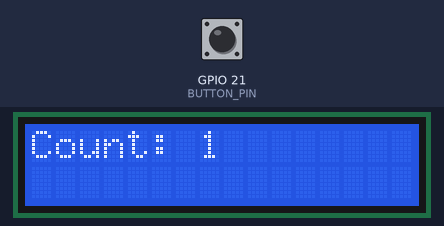
Bench run of a sketch on a simulated ESP32. Shown: 16×2 character LCD. The inputs (shaded band) are chosen by the test bench; at power-on: GPIO 21 (BUTTON_PIN) HIGH.

Above: at 1.6 s.
1.7 s: GPIO 21 (BUTTON_PIN) pulled LOW for 0.15 s
At 2.4 s:
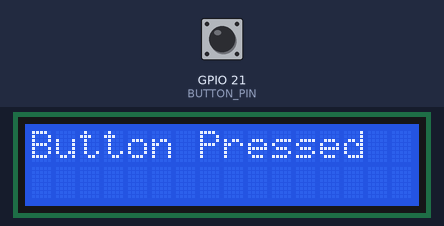
4.8 s: GPIO 21 (BUTTON_PIN) pulled LOW for 1 s
At 7.5 s:
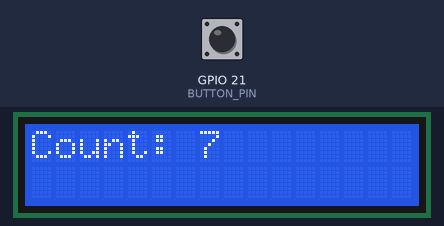
8.3 s: GPIO 21 (BUTTON_PIN) pulled LOW for 3.2 s
Timing chart, 0 to 11.3 s (numbered marks = the images above; inputs shaded):
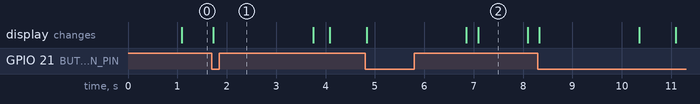

Measured:
- after the input at 1.7 s, the display: changes at once (image 1)
- what the display in image 2 shows lasts 1.0 s, from 7.1 s to 8.1 s

The sketch:

drift_test.ino
```cpp
/*
 * Filename: counter_interrupt_api.ino
 * Author: Nathaniel Wagner
 * Description: Displays a seconds counter on an I2C LCD, incremented by
 *              a true hardware timer interrupt (timerAttachInterrupt),
 *              rather than polling a timer register in loop(). A button
 *              on BUTTON_PIN uses attachInterrupt() with FALLING mode to
 *              trigger a "Button Pressed" message on the LCD for 2
 *              seconds before the counter resumes. Uses only the
 *              Arduino/ESP32 core interrupt APIs, no raw ESP-IDF gpio
 *              driver calls and no raw TIMG register access.
 */

#include <Wire.h>
#include <LiquidCrystal_I2C.h>

#define SDA_PIN 17
#define SCL_PIN 18
#define LCD_ADDR 0x27

LiquidCrystal_I2C lcd(LCD_ADDR, 16, 2);

#define BUTTON_PIN 21
#define DEBOUNCE_INTERVAL_MS 50
#define BUTTON_MESSAGE_DURATION_MS 2000

// Hardware timer fires once per second. timerBegin() takes the desired
// tick frequency in Hz (1,000,000 = 1 tick per microsecond), and
// timerAlarm() sets the alarm value in ticks, so 1,000,000 ticks at a
// 1MHz tick rate equals exactly 1 second between interrupts.
#define TIMER_FREQUENCY_HZ 1000000
#define TIMER_ALARM_TICKS 1000000

hw_timer_t *counterTimer = NULL;

volatile uint32_t counter = 0;
volatile bool counterUpdated = false;

volatile bool buttonPressed = false;
volatile uint32_t lastButtonInterruptMillis = 0;

void lcdPrint(const char *message) {
  lcd.setCursor(0, 0);
  lcd.print("                ");
  lcd.setCursor(0, 0);
  lcd.print(message);
}

// Timer ISR: fires once per second based on the hardware alarm, not a
// polled comparison. Keeps work minimal - just increments the counter
// and sets a flag for loop() to pick up, since LCD/I2C calls should not
// be made directly from an ISR context.
void IRAM_ATTR onTimerInterrupt() {
  counter++;
  counterUpdated = true;
}

// Button ISR: fires on FALLING edge via attachInterrupt(). Debounces in
// software using millis(), same as before, but registration now goes
// through the single Arduino attachInterrupt() API instead of manual
// ESP-IDF gpio driver calls.
void IRAM_ATTR onButtonPress() {
  uint32_t nowMillis = millis();
  if ((nowMillis - lastButtonInterruptMillis) >= DEBOUNCE_INTERVAL_MS) {
    buttonPressed = true;
    lastButtonInterruptMillis = nowMillis;
  }
}

void setup() {
  Serial.begin(115200);

  Wire.begin(SDA_PIN, SCL_PIN);

  lcd.init();
  lcd.backlight();
  lcd.clear();

  // Button: configured entirely through the Arduino interrupt API.
  pinMode(BUTTON_PIN, INPUT_PULLUP);
  attachInterrupt(digitalPinToInterrupt(BUTTON_PIN), onButtonPress, FALLING);

  // Counter: configured entirely through the Arduino/ESP32 timer
  // interrupt API. timerBegin() starts the hardware timer at the given
  // tick frequency; timerAttachInterrupt() binds the ISR (edge/level
  // parameter removed in current core, timing comes from the alarm
  // config below); timerAlarm() sets the interval and enables
  // autoreload so the ISR fires every second indefinitely.
  counterTimer = timerBegin(TIMER_FREQUENCY_HZ);
  timerAttachInterrupt(counterTimer, &onTimerInterrupt);
  timerAlarm(counterTimer, TIMER_ALARM_TICKS, true, 0);
}

void loop() {
  static uint32_t lastDisplayedCounter = 0xFFFFFFFF;
  static bool wasButtonPressed = false;
  static uint32_t buttonMessageStartMillis = 0;

  if (buttonPressed) {
    if (!wasButtonPressed) {
      lcdPrint("Button Pressed");
      buttonMessageStartMillis = millis();
      wasButtonPressed = true;
    }

    if ((millis() - buttonMessageStartMillis) >= BUTTON_MESSAGE_DURATION_MS) {
      buttonPressed = false;
      wasButtonPressed = false;
      lastDisplayedCounter = 0xFFFFFFFF;
    }
  } else if (counterUpdated) {
    counterUpdated = false;

    if (counter != lastDisplayedCounter) {
      char buffer[17];
      snprintf(buffer, sizeof(buffer), "Count: %lu", (unsigned long)counter);
      lcdPrint(buffer);
      lastDisplayedCounter = counter;
    }
  }
}
```
